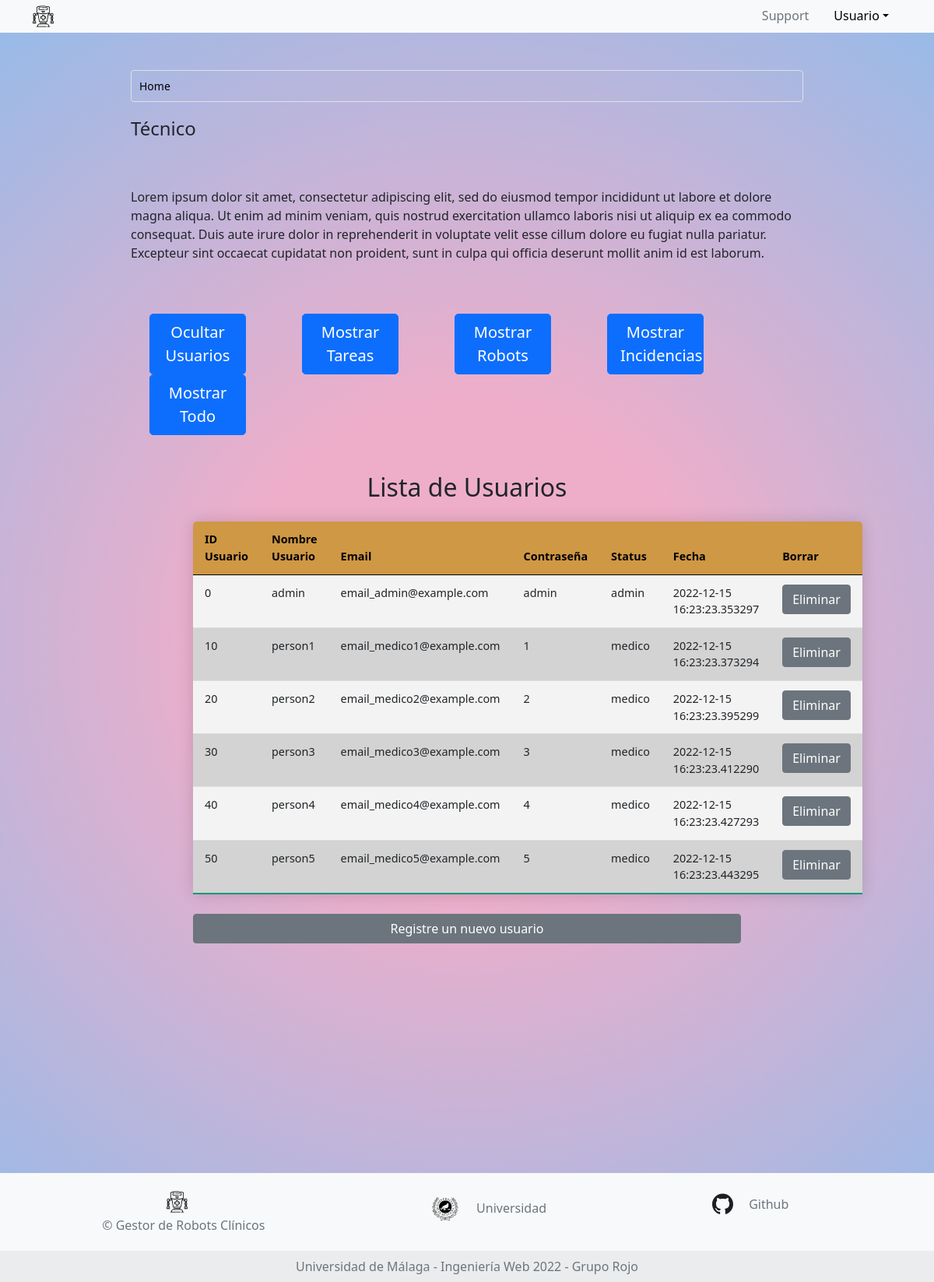
/admin, run on an earlier commit of the app's database.
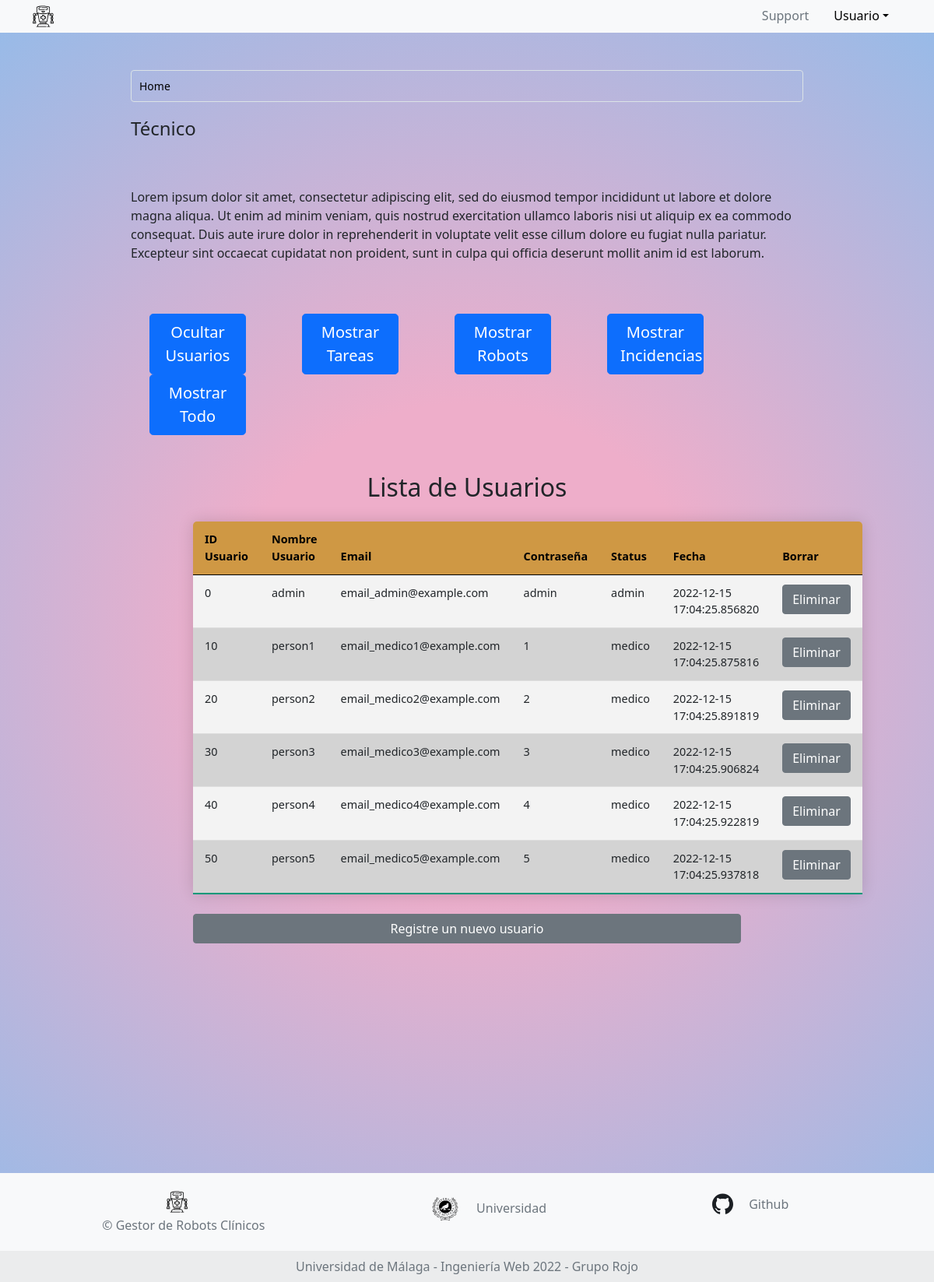
And on a later commit of the database.
### app.py (models this page shows, shortened)
class Users(db.Model):
    __tablename__ = 'Users'
    id = db.Column(db.String(10), primary_key=True)
    name = db.Column(db.String(150), nullable=False)
    email = db.Column(db.String(120), nullable=False, unique=True)
    password = db.Column(db.String(20), nullable=False)
    status = db.Column(db.String(20), nullable=False)
    date = db.Column(db.DateTime, default=datetime.utcnow)

### app.py (the view)
@app.route("/admin")
def admin():
    usuarios_db = db.session.query(Users).all()
    tareas_db = db.session.query(Tareas).all()
    robots_db = db.session.query(Robots).all()
    incidencias_db = db.session.query(Incidencias).all()
    return render_template('template_tecnico.jinja', usuarios = usuarios_db, tareas = tareas_db, robots = robots_db, incidencias = incidencias_db)

### templates/template_tecnico.jinja (shortened to what this page needs)
{% extends 'base.jinja' %}
{% block content %}
<body class="bg">
  <div class="main-container row p-5 mx-0 justify-content-center align-self-center">
    <div class="row col-md-10 px-3">
      <nav aria-label="breadcrumb">
        <ol class="breadcrumb breadcrumb-custom">
          <li class="breadcrumb-item active" aria-current="page"><span>Home</span></li>
        </ol>
      </nav>
    </div>
    <div class="row col-md-10 px-3">
      <legend>Técnico</legend>
      <p class="padd">
        Lorem ipsum dolor sit amet, consectetur adipiscing elit, sed do eiusmod tempor incididunt ut
        labore et dolore magna aliqua. Ut enim ad minim veniam, quis nostrud exercitation ullamco laboris
        nisi ut aliquip ex ea commodo consequat. Duis aute irure dolor in reprehenderit in voluptate velit esse
        cillum dolore eu fugiat nulla pariatur. Excepteur sint occaecat cupidatat non proident, sunt in culpa qui
        officia deserunt mollit anim id est laborum.
      </p>
    </div>
    <div class="row col-md-10 px-3">
      <div class="col col-lg-2 mx-4">
        <button type="button" class="btn btn-primary btn-lg" id="show-user-div">Ocultar Usuarios</button>
      </div>
      <div class="col col-lg-2 mx-4">
        <button type="button" class="btn btn-primary btn-lg" id="show-task-div">Mostrar Tareas</button>
      </div>
      <div class="col col-lg-2 mx-4">
        <button type="button" class="btn btn-primary btn-lg" id="show-robot-div">Mostrar Robots</button>
      </div>
      <div class="col col-lg-2 mx-4">
        <button type="button" class="btn btn-primary btn-lg" id="show-incidencia-div">Mostrar Incidencias</button>
      </div>
      <div class="col col-lg-2 mx-4">
        <button type="button" class="btn btn-primary btn-lg" id="show-everything">Mostrar Todo</button>
      </div>
    </div>
    <fieldset class="text-black col-md-8 px-3 bot">
      <form method="GET" class="mt-5 row justify-content-center">
        <div class="row" id=user-div name="user-div">
          <table class="table table-hover table-sortable">
            <h2 class="text-center">Lista de Usuarios</h2>
            <thead>
              <tr>
                <th scope="col"> ID Usuario </th>
                <th scope="col"> Nombre Usuario</th>
                <th scope="col"> Email </th>
                <th scope="col"> Contraseña </th>
                <th scope="col"> Status </th>
                <th scope="col"> Fecha </th>
                <th scope="col"> Borrar </th>
              </tr>
            </thead>
            <tbody>
              {% for user in usuarios %}
                  <tr>
                    <td>{{user.id}}</td>
                    <td>{{user.name}}</td>
                    <td>{{user.email}}</td>
                    <td>{{user.password}}</td>
                    <td>{{user.status}}</td>
                    <td>{{user.date}}</td>
                    <td>
                      <a class="btn btn-secondary" href="/deleteUsuario/{{user.id}}">Eliminar</a>
                    </td>
                  </tr>
              {% endfor %}
            </tbody>
          </table>
          <a class="btn btn-secondary" href="/admin/formularioUsuarios">Registre un nuevo usuario</a>
        </div>
      </form>
    </fieldset>
  </div>
  {% endblock %}

### templates/base.jinja (shortened to what this page needs)
<!doctype html>
<html>
    <head>
        <link href="https://cdn.jsdelivr.net/npm/bootstrap@5.0.2/dist/css/bootstrap.min.css" rel="stylesheet"
 />
        <link rel="stylesheet" type="text/css" href="../static/css/style.css" />
    </head>
<body class="bg">
    <header>
        <nav class="nav nav-pills bg-light">
            <div class="container">
                <div class="row justify-content-start">
                    <div class="col">
                        <ul class="nav justify-content-right">
                            <li><a class="navbar-brand"><img src="../static/images/robot_icon.svg" alt="Bootstrap" width="27"
                                        height="42"></a></li>
                        </ul>
                    </div>
                    <div class="col">
                        <ul class="nav justify-content-end">
                            <li><a href="#" class="nav-link disabled" tabindex="-1" aria-disabled="true">Support</a>
                            </li>
                            <li class="nav-item dropdown">
                                <a class="nav-link dropdown-toggle my_black" data-bs-toggle="dropdown" href="#" role="button"
                                    aria-expanded="false">Usuario</a>
                            </li>
                        </ul>
                    </div>
                </div>
            </div>
        </nav>
        {% block content %} {% endblock %}
    </header>
    <footer class="text-center text-lg-start bg-light text-muted fixed">
        <section class="" style="height: 100px">
            <div class="container text-center text-md-start mt-0.1 align-items-center" style="height: 100%">
                <div class="row mt-3 align-items-center" style="height: 100%">
                    <div class="col-md-3 col-lg-4 col-xl-3 mx-auto mb-4 align-items-center" style="height: 100%">
                        <div class="text-center p-3"><a class="navbar-brand" href="#"><img src="../static/images/robot_icon.svg"
                                    alt="Bootstrap" width="27" height="42"></a>
                            <h6 class="display-9">© Gestor de Robots Clínicos</h6>
                        </div>
                    </div>
                    <div class="col-md-2 col-lg-2 col-xl-2 mx-auto mb-4 align-items-center" style="height: 100%">
                        <div class="text-center p-3 align-items-center" style="height: 100%; width: 220px"><a class="navbar-brand" href="https://www.uma.es/"><img src="../static/images/UMA.svg" alt="Bootstrap"
                                    width="40" height="60"></a> Universidad
                        </div>
                    </div>
                    <div class="col-md-4 col-lg-3 col-xl-3 mx-auto mb-4 align-items-center" style="height: 100%">
                        <p class="text-center p-4 align-items-center">
                            <a class="navbar-brand" href="https://github.com/jesusaldanamartin/web_engineering">
                            <img src="../static/images/GitHub-Mark.svg" alt="Bootstrap" width="27"
                            height="30"></a> Github
                        </p>
                    </div>
                </div>
            </div>
        </section>
        <div class="text-center p-2" style="background-color: rgba(0, 0, 0, 0.05); height: 40px">
            Universidad de Málaga - Ingeniería Web 2022 - Grupo Rojo
        </div>
    </footer>
</body>
</html>

### static/css/style.css (style rules this page uses)
.btn { max-width: 100%; }
.bg { background: rgb(238,174,202); background: radial-gradient(circle, rgba(238,174,202,1) 30%, rgba(148,187,233,1) 100%); }
.my_black { color: rgb(0, 0, 0); }
.padd { padding-bottom: 50px; padding-top: 50px; }
#user-div { display: block; }
.table { border-color: white; border-radius: 5px 5px 0 0; overflow: hidden; border-collapse: collapse; margin: 25px 0; font-size: 0.9em; min-width: 400px; box-shadow: 0 0 20px rgba(0, 0, 0, 0.15); }
.table thead tr { background-color: #cf9844; color: #000000; text-align: left; font-weight: bold; }
.table th, .table td { padding: 12px 15px; }
.table tbody tr { border-bottom: 1px solid #dddddd; }
.table tbody tr:nth-last-of-type(even) { background-color: #f3f3f3; }
.table tbody tr:nth-last-of-type(odd) { background-color: #d3d3d3; }
.table tbody tr:last-of-type { border-bottom: 2px solid #009879; }
.table-sortable th { cursor: pointer; }
.bot { padding-bottom: 2.3cm; }
.breadcrumb.breadcrumb-custom { padding: 0 0; border-color: #dbe3e6; }
.breadcrumb { border: 1px solid #f3f3f3; }
.breadcrumb { display: flex; flex-wrap: wrap; padding: 0.56rem 1.13rem; margin-bottom: 1rem; list-style: none; background-color: transparent; border-radius: 0.25rem; }
nav { display: block; }
.breadcrumb.breadcrumb-custom .breadcrumb-item { font-size: 0.875rem; background: #dbe3e6; padding: 0.56rem 10px; color: #000; display: inline-block; vertical-align: top; }
.breadcrumb.breadcrumb-custom .breadcrumb-item:before { content: ""; }
.breadcrumb.breadcrumb-custom .breadcrumb-item:last-child { background: transparent; }
a:link { text-decoration:none; }

What changed in the data, as far as the page shows it:
changed Users "admin": date "2022-12-15 16:23:23.353297" → "2022-12-15 17:04:25.856820"
changed Users "person1": date "2022-12-15 16:23:23.373294" → "2022-12-15 17:04:25.875816"
changed Users "person2": date "2022-12-15 16:23:23.395299" → "2022-12-15 17:04:25.891819"
changed Users "person3": date "2022-12-15 16:23:23.412290" → "2022-12-15 17:04:25.906824"
changed Users "person4": date "2022-12-15 16:23:23.427293" → "2022-12-15 17:04:25.922819"
changed Users "person5": date "2022-12-15 16:23:23.443295" → "2022-12-15 17:04:25.937818"
